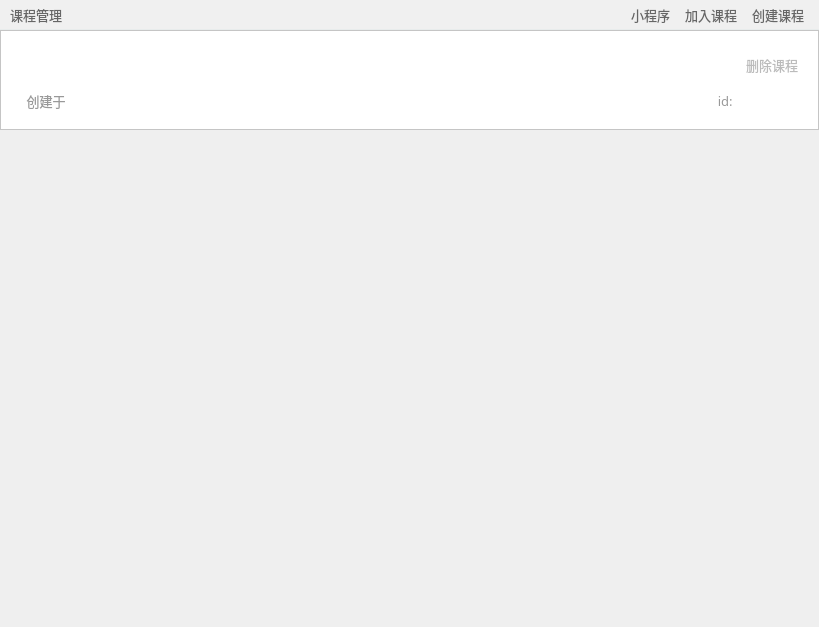
<?xml version="1.0" encoding="UTF-8"?>
<ui version="4.0">
 <class>TCourseManagementWidget</class>
 <widget class="QWidget" name="TCourseManagementWidget">
  <property name="geometry">
   <rect>
    <x>0</x>
    <y>0</y>
    <width>819</width>
    <height>627</height>
   </rect>
  </property>
  <property name="windowTitle">
   <string>Form</string>
  </property>
  <layout class="QGridLayout" name="gridLayout_2">
   <property name="leftMargin">
    <number>0</number>
   </property>
   <property name="topMargin">
    <number>0</number>
   </property>
   <property name="rightMargin">
    <number>0</number>
   </property>
   <property name="bottomMargin">
    <number>0</number>
   </property>
   <property name="spacing">
    <number>0</number>
   </property>
   <item row="1" column="0">
    <widget class="QFrame" name="function_btn_frame">
     <property name="minimumSize">
      <size>
       <width>0</width>
       <height>30</height>
      </size>
     </property>
     <property name="styleSheet">
      <string notr="true">QFrame {
	background: #f0f0f0;
	border: none;
	border-bottom: 1px solid #E8ECEC;
}</string>
     </property>
     <property name="frameShape">
      <enum>QFrame::StyledPanel</enum>
     </property>
     <property name="frameShadow">
      <enum>QFrame::Raised</enum>
     </property>
     <layout class="QHBoxLayout" name="horizontalLayout_4">
      <property name="spacing">
       <number>5</number>
      </property>
      <property name="leftMargin">
       <number>10</number>
      </property>
      <property name="topMargin">
       <number>0</number>
      </property>
      <property name="rightMargin">
       <number>10</number>
      </property>
      <property name="bottomMargin">
       <number>0</number>
      </property>
      <item>
       <widget class="QLabel" name="label_26">
        <property name="font">
         <font>
          <family>微软雅黑</family>
          <pointsize>10</pointsize>
         </font>
        </property>
        <property name="styleSheet">
         <string notr="true">QFrame {
	color: #666666;
	background: none;
	border: none;
}</string>
        </property>
        <property name="text">
         <string>课程管理</string>
        </property>
       </widget>
      </item>
      <item>
       <spacer name="horizontalSpacer_8">
        <property name="orientation">
         <enum>Qt::Horizontal</enum>
        </property>
        <property name="sizeHint" stdset="0">
         <size>
          <width>40</width>
          <height>20</height>
         </size>
        </property>
       </spacer>
      </item>
      <item>
       <widget class="QPushButton" name="mini_program_btn">
        <property name="minimumSize">
         <size>
          <width>0</width>
          <height>25</height>
         </size>
        </property>
        <property name="maximumSize">
         <size>
          <width>16777215</width>
          <height>25</height>
         </size>
        </property>
        <property name="font">
         <font>
          <family>微软雅黑</family>
          <pointsize>10</pointsize>
         </font>
        </property>
        <property name="cursor">
         <cursorShape>PointingHandCursor</cursorShape>
        </property>
        <property name="styleSheet">
         <string notr="true">QPushButton {
	color: #666666;
	background: none;
	border: none;
	border-radius: 5px;
	padding-left: 5px;
	padding-right: 5px;
}

QPushButton:hover {
	background-color: #dedede;
}</string>
        </property>
        <property name="text">
         <string>小程序</string>
        </property>
        <property name="icon">
         <iconset resource="../../Status.qrc">
          <normaloff>:/button/Resources/material/button/mini_program.png</normaloff>:/button/Resources/material/button/mini_program.png</iconset>
        </property>
       </widget>
      </item>
      <item>
       <widget class="QPushButton" name="raise_hand_btn">
        <property name="sizePolicy">
         <sizepolicy hsizetype="Minimum" vsizetype="Fixed">
          <horstretch>0</horstretch>
          <verstretch>0</verstretch>
         </sizepolicy>
        </property>
        <property name="minimumSize">
         <size>
          <width>0</width>
          <height>25</height>
         </size>
        </property>
        <property name="maximumSize">
         <size>
          <width>16777215</width>
          <height>25</height>
         </size>
        </property>
        <property name="font">
         <font>
          <family>微软雅黑</family>
          <pointsize>10</pointsize>
         </font>
        </property>
        <property name="cursor">
         <cursorShape>PointingHandCursor</cursorShape>
        </property>
        <property name="styleSheet">
         <string notr="true">QPushButton {
	color: #666666;
	background: none;
	border: none;
	border-radius: 5px;
	padding-left: 5px;
	padding-right: 5px;
}

QPushButton:hover {
	background-color: #dedede;
}</string>
        </property>
        <property name="text">
         <string>加入课程</string>
        </property>
        <property name="icon">
         <iconset resource="../../Status.qrc">
          <normaloff>:/button/Resources/material/button/join_in.png</normaloff>:/button/Resources/material/button/join_in.png</iconset>
        </property>
        <property name="iconSize">
         <size>
          <width>15</width>
          <height>15</height>
         </size>
        </property>
       </widget>
      </item>
      <item>
       <widget class="QPushButton" name="raise_hand_btn_2">
        <property name="sizePolicy">
         <sizepolicy hsizetype="Minimum" vsizetype="Fixed">
          <horstretch>0</horstretch>
          <verstretch>0</verstretch>
         </sizepolicy>
        </property>
        <property name="minimumSize">
         <size>
          <width>0</width>
          <height>25</height>
         </size>
        </property>
        <property name="maximumSize">
         <size>
          <width>16777215</width>
          <height>25</height>
         </size>
        </property>
        <property name="font">
         <font>
          <family>微软雅黑</family>
          <pointsize>10</pointsize>
         </font>
        </property>
        <property name="cursor">
         <cursorShape>PointingHandCursor</cursorShape>
        </property>
        <property name="styleSheet">
         <string notr="true">QPushButton {
	color: #666666;
	background: none;
	border: none;
	border-radius: 5px;
	padding-left: 5px;
	padding-right: 5px;
}

QPushButton:hover {
	background-color: #dedede;
}</string>
        </property>
        <property name="text">
         <string>创建课程</string>
        </property>
        <property name="icon">
         <iconset resource="../../Status.qrc">
          <normaloff>:/button/Resources/material/button/create.png</normaloff>:/button/Resources/material/button/create.png</iconset>
        </property>
        <property name="iconSize">
         <size>
          <width>15</width>
          <height>15</height>
         </size>
        </property>
       </widget>
      </item>
     </layout>
    </widget>
   </item>
   <item row="3" column="0">
    <spacer name="verticalSpacer_3">
     <property name="orientation">
      <enum>Qt::Vertical</enum>
     </property>
     <property name="sizeHint" stdset="0">
      <size>
       <width>20</width>
       <height>40</height>
      </size>
     </property>
    </spacer>
   </item>
   <item row="2" column="0">
    <widget class="QFrame" name="course_base_frame">
     <property name="minimumSize">
      <size>
       <width>819</width>
       <height>100</height>
      </size>
     </property>
     <property name="maximumSize">
      <size>
       <width>16777215</width>
       <height>100</height>
      </size>
     </property>
     <property name="styleSheet">
      <string notr="true">QFrame {
	background-color: #ffffff;
	border-bottom: 1px solid #E8ECEC;
}</string>
     </property>
     <property name="frameShape">
      <enum>QFrame::StyledPanel</enum>
     </property>
     <property name="frameShadow">
      <enum>QFrame::Raised</enum>
     </property>
     <layout class="QGridLayout" name="gridLayout">
      <property name="leftMargin">
       <number>20</number>
      </property>
      <property name="topMargin">
       <number>5</number>
      </property>
      <property name="rightMargin">
       <number>20</number>
      </property>
      <property name="bottomMargin">
       <number>5</number>
      </property>
      <property name="horizontalSpacing">
       <number>5</number>
      </property>
      <property name="verticalSpacing">
       <number>10</number>
      </property>
      <item row="1" column="0" colspan="2">
       <widget class="QComboBox" name="courses_comboBox">
        <property name="sizePolicy">
         <sizepolicy hsizetype="Preferred" vsizetype="Preferred">
          <horstretch>0</horstretch>
          <verstretch>0</verstretch>
         </sizepolicy>
        </property>
        <property name="minimumSize">
         <size>
          <width>0</width>
          <height>0</height>
         </size>
        </property>
        <property name="maximumSize">
         <size>
          <width>16777215</width>
          <height>16777215</height>
         </size>
        </property>
        <property name="font">
         <font>
          <family>微软雅黑</family>
          <pointsize>16</pointsize>
         </font>
        </property>
        <property name="cursor">
         <cursorShape>PointingHandCursor</cursorShape>
        </property>
        <property name="styleSheet">
         <string notr="true">QComboBox {
	color: #333333;
	border: none;
	background-color: #ffffff;
}

QComboBox::down-arrow {
	image: url(:/button/Resources/material/button/down.png);
	width: 20px;
	height: 10px;
}

QComboBox::drop-down{
	border:none;
  
}

QComboBox#comboBoxTwo::drop-down{
	border: none;
	background: none;  
}

QComboBox QAbstractItemView::item {
    font-size: 10px;
}</string>
        </property>
        <property name="iconSize">
         <size>
          <width>16</width>
          <height>16</height>
         </size>
        </property>
       </widget>
      </item>
      <item row="2" column="1">
       <widget class="QLabel" name="create_time_text">
        <property name="minimumSize">
         <size>
          <width>200</width>
          <height>0</height>
         </size>
        </property>
        <property name="maximumSize">
         <size>
          <width>200</width>
          <height>16777215</height>
         </size>
        </property>
        <property name="font">
         <font>
          <family>微软雅黑</family>
          <pointsize>10</pointsize>
         </font>
        </property>
        <property name="styleSheet">
         <string notr="true">QLabel {
	background: none;
	color: #999999;
}</string>
        </property>
        <property name="text">
         <string/>
        </property>
       </widget>
      </item>
      <item row="3" column="0" colspan="6">
       <spacer name="verticalSpacer_2">
        <property name="orientation">
         <enum>Qt::Vertical</enum>
        </property>
        <property name="sizeHint" stdset="0">
         <size>
          <width>20</width>
          <height>40</height>
         </size>
        </property>
       </spacer>
      </item>
      <item row="0" column="0" colspan="6">
       <spacer name="verticalSpacer">
        <property name="orientation">
         <enum>Qt::Vertical</enum>
        </property>
        <property name="sizeHint" stdset="0">
         <size>
          <width>20</width>
          <height>40</height>
         </size>
        </property>
       </spacer>
      </item>
      <item row="1" column="5">
       <widget class="QPushButton" name="delete_course_btn">
        <property name="sizePolicy">
         <sizepolicy hsizetype="Fixed" vsizetype="Fixed">
          <horstretch>0</horstretch>
          <verstretch>0</verstretch>
         </sizepolicy>
        </property>
        <property name="minimumSize">
         <size>
          <width>0</width>
          <height>0</height>
         </size>
        </property>
        <property name="maximumSize">
         <size>
          <width>16777215</width>
          <height>16777215</height>
         </size>
        </property>
        <property name="font">
         <font>
          <family>微软雅黑</family>
          <pointsize>10</pointsize>
         </font>
        </property>
        <property name="cursor">
         <cursorShape>PointingHandCursor</cursorShape>
        </property>
        <property name="styleSheet">
         <string notr="true">QPushButton {
	border: none;
	background: none;
	color: #bbbbbb;
}

QPushButton::hover {
	color: red;
}</string>
        </property>
        <property name="text">
         <string>删除课程</string>
        </property>
       </widget>
      </item>
      <item row="2" column="4" colspan="2">
       <widget class="QLabel" name="course_id_text">
        <property name="font">
         <font>
          <family>微软雅黑</family>
          <pointsize>10</pointsize>
         </font>
        </property>
        <property name="styleSheet">
         <string notr="true">QLabel {
	background: none;
	color: #999999;
}</string>
        </property>
        <property name="text">
         <string/>
        </property>
        <property name="alignment">
         <set>Qt::AlignCenter</set>
        </property>
       </widget>
      </item>
      <item row="2" column="3">
       <widget class="QLabel" name="label_2">
        <property name="font">
         <font>
          <family>微软雅黑</family>
          <pointsize>10</pointsize>
         </font>
        </property>
        <property name="styleSheet">
         <string notr="true">QLabel {
	background: none;
	color: #999999;
}</string>
        </property>
        <property name="text">
         <string>id: </string>
        </property>
        <property name="alignment">
         <set>Qt::AlignRight|Qt::AlignTrailing|Qt::AlignVCenter</set>
        </property>
       </widget>
      </item>
      <item row="2" column="0">
       <widget class="QLabel" name="text">
        <property name="minimumSize">
         <size>
          <width>50</width>
          <height>0</height>
         </size>
        </property>
        <property name="maximumSize">
         <size>
          <width>50</width>
          <height>16777215</height>
         </size>
        </property>
        <property name="font">
         <font>
          <family>微软雅黑</family>
          <pointsize>10</pointsize>
         </font>
        </property>
        <property name="styleSheet">
         <string notr="true">QLabel {
	background: none;
	color: #999999;
}</string>
        </property>
        <property name="text">
         <string>创建于</string>
        </property>
        <property name="alignment">
         <set>Qt::AlignCenter</set>
        </property>
       </widget>
      </item>
      <item row="1" column="2" colspan="3">
       <spacer name="horizontalSpacer_3">
        <property name="orientation">
         <enum>Qt::Horizontal</enum>
        </property>
        <property name="sizeHint" stdset="0">
         <size>
          <width>40</width>
          <height>20</height>
         </size>
        </property>
       </spacer>
      </item>
      <item row="2" column="2">
       <spacer name="horizontalSpacer">
        <property name="orientation">
         <enum>Qt::Horizontal</enum>
        </property>
        <property name="sizeHint" stdset="0">
         <size>
          <width>40</width>
          <height>20</height>
         </size>
        </property>
       </spacer>
      </item>
     </layout>
    </widget>
   </item>
  </layout>
 </widget>
 <resources>
  <include location="../../Status.qrc"/>
 </resources>
 <connections/>
</ui>
